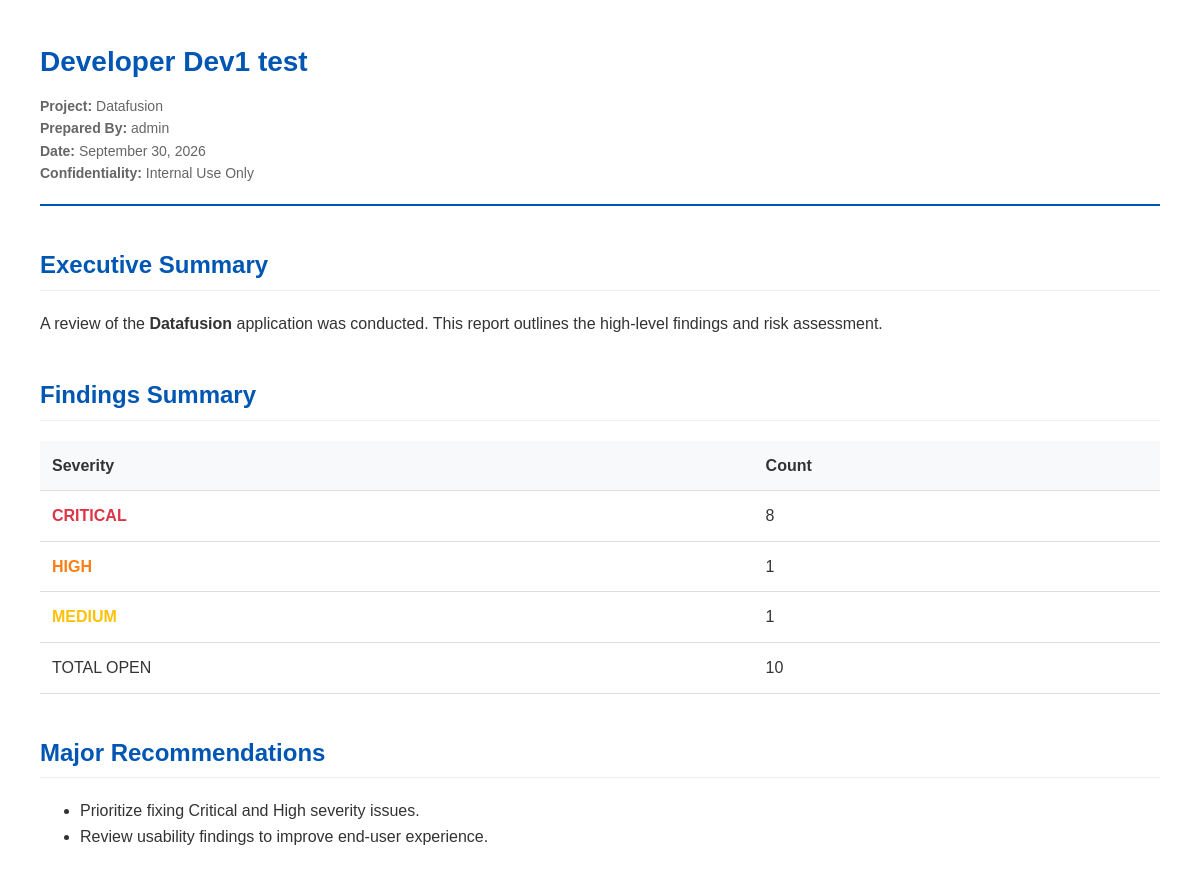
The app's page /reports/3/ with its own data.
### reports/models.py (models this page shows, shortened)
class Report(models.Model):
    REPORT_TYPES = [
        ('EXECUTIVE', 'Executive Report'),
        ('DEVELOPER', 'Developer Report'),
        ('QA', 'QA Report'),
        ('FULL', 'Full Project Report'),
    ]
    project = models.ForeignKey('projects.Project', on_delete=models.CASCADE, related_name='reports')
    testing_session = models.ForeignKey('testing.TestingSession', on_delete=models.SET_NULL, null=True, blank=True)
    report_type = models.CharField(max_length=50, choices=REPORT_TYPES, default='EXECUTIVE')
    title = models.CharField(max_length=255)
    prepared_by = models.ForeignKey(settings.AUTH_USER_MODEL, on_delete=models.SET_NULL, null=True)
    confidentiality_label = models.CharField(max_length=100, default='Internal Use Only')
    executive_summary = models.TextField(blank=True)
    recommendations = models.TextField(blank=True)
    created_at = models.DateTimeField(auto_now_add=True)

### projects/models.py (models this page shows, shortened)
class Project(models.Model):
    ENVIRONMENT_CHOICES = [
        ('Development', 'Development'),
        ('Testing', 'Testing'),
        ('Staging', 'Staging'),
        ('Production', 'Production'),
    ]
    organization = models.ForeignKey('organizations.Organization', on_delete=models.CASCADE, related_name='projects')
    name = models.CharField(max_length=255)
    description = models.TextField(blank=True)
    target_url = models.URLField()
    environment = models.CharField(max_length=50, choices=ENVIRONMENT_CHOICES, default='Testing')
    status = models.CharField(max_length=50, default='Active')
    created_by = models.ForeignKey(settings.AUTH_USER_MODEL, on_delete=models.SET_NULL, null=True, related_name='created_projects')
    created_at = models.DateTimeField(auto_now_add=True)
    updated_at = models.DateTimeField(auto_now=True)

### accounts/models.py (models this page shows, shortened)
class User(AbstractUser):
    ROLE_CHOICES = [
        ('ADMIN', 'Admin'),
        ('TESTER', 'Tester'),
        ('DEVELOPER', 'Developer'),
        ('MANAGER', 'Manager'),
        ('EXECUTIVE', 'Executive'),
        ('VIEWER', 'Viewer'),
    ]
    role = models.CharField(max_length=20, choices=ROLE_CHOICES, default='TESTER')
    organization = models.ForeignKey(
        'organizations.Organization',
        on_delete=models.SET_NULL,
        null=True,
        blank=True,
        related_name='users'
    )

### reports/views.py (the view)
# urls.py: path('<int:pk>/', views.view_report, name='view_report'),
def view_report(request, pk):
    report = get_object_or_404(Report, pk=pk)
    findings = Finding.objects.filter(project=report.project).exclude(status__in=['CLOSED', 'WONT_FIX', 'DUPLICATE'])
    if report.report_type == 'EXECUTIVE':
        stats = {
            'critical': findings.filter(severity='CRITICAL').count(),
            'high': findings.filter(severity='HIGH').count(),
            'medium': findings.filter(severity='MEDIUM').count(),
            'total': findings.count(),
        }
        return render(request, 'executive_report.html', {'report': report, 'stats': stats})
    else:
        return render(request, 'developer_report.html', {'report': report, 'findings': findings})

### templates/executive_report.html (shortened to what this page needs)
<!DOCTYPE html>
<html>
<head>
</head>
<body>
    <div class="header">
        <h1 class="title">{{ report.title }}</h1>
        <div class="meta">
            <strong>Project:</strong> {{ report.project.name }}<br>
            <strong>Prepared By:</strong> {{ report.prepared_by.get_full_name|default:report.prepared_by.username }}<br>
            <strong>Date:</strong> {{ report.created_at|date:"F d, Y" }}<br>
            <strong>Confidentiality:</strong> {{ report.confidentiality_label }}
        </div>
    </div>
    <h2>Executive Summary</h2>
    <p>A review of the <strong>{{ report.project.name }}</strong> application was conducted. This report outlines the high-level findings and risk assessment.</p>
    <h2>Findings Summary</h2>
    <table>
        <tr>
            <th>Severity</th>
            <th>Count</th>
        </tr>
        <tr><td class="critical">CRITICAL</td><td>{{ stats.critical }}</td></tr>
        <tr><td class="high">HIGH</td><td>{{ stats.high }}</td></tr>
        <tr><td class="medium">MEDIUM</td><td>{{ stats.medium }}</td></tr>
        <tr><td>TOTAL OPEN</td><td>{{ stats.total }}</td></tr>
    </table>
    <h2>Major Recommendations</h2>
    <ul>
        <li>Prioritize fixing Critical and High severity issues.</li>
        <li>Review usability findings to improve end-user experience.</li>
    </ul>
</body>
</html>

### templates/executive_report.html (style rules this page uses)
body { font-family: Arial, sans-serif; margin: 40px; color: #333; line-height: 1.6; }
.header { border-bottom: 2px solid #0056b3; padding-bottom: 20px; margin-bottom: 30px; }
.title { font-size: 28px; color: #0056b3; margin: 0; }
.meta { color: #666; font-size: 14px; margin-top: 10px; }
h2 { color: #0056b3; margin-top: 40px; border-bottom: 1px solid #eee; padding-bottom: 5px; }
table { width: 100%; border-collapse: collapse; margin-top: 20px; }
th, td { padding: 12px; text-align: left; border-bottom: 1px solid #ddd; }
th { background-color: #f8f9fa; }
.critical { color: #dc3545; font-weight: bold; }
.high { color: #fd7e14; font-weight: bold; }
.medium { color: #ffc107; font-weight: bold; }

### records on screen
Report: title "Developer Dev1 test", project.name "Datafusion", prepared_by.get_full_name "admin", created_at "September 30, 2026", confidentiality_label "Internal Use Only"

### other values on screen
{{ stats.critical }} "8"
{{ stats.high }} "1"
{{ stats.medium }} "1"
{{ stats.total }} "10"
